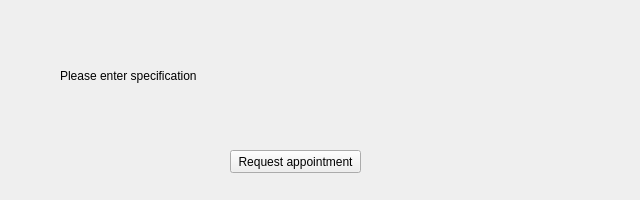
<?xml version="1.0" encoding="UTF-8"?>
<ui version="4.0">
 <class>Form</class>
 <widget class="QWidget" name="Form">
  <property name="geometry">
   <rect>
    <x>0</x>
    <y>0</y>
    <width>640</width>
    <height>200</height>
   </rect>
  </property>
  <property name="windowTitle">
   <string>Form</string>
  </property>
  <widget class="QPushButton" name="pushButton">
   <property name="geometry">
    <rect>
     <x>230</x>
     <y>150</y>
     <width>131</width>
     <height>23</height>
    </rect>
   </property>
   <property name="text">
    <string>Request appointment</string>
   </property>
  </widget>
  <widget class="QLabel" name="label">
   <property name="geometry">
    <rect>
     <x>60</x>
     <y>50</y>
     <width>181</width>
     <height>51</height>
    </rect>
   </property>
   <property name="text">
    <string>Please enter specification</string>
   </property>
  </widget>
 </widget>
 <resources/>
 <connections/>
</ui>
